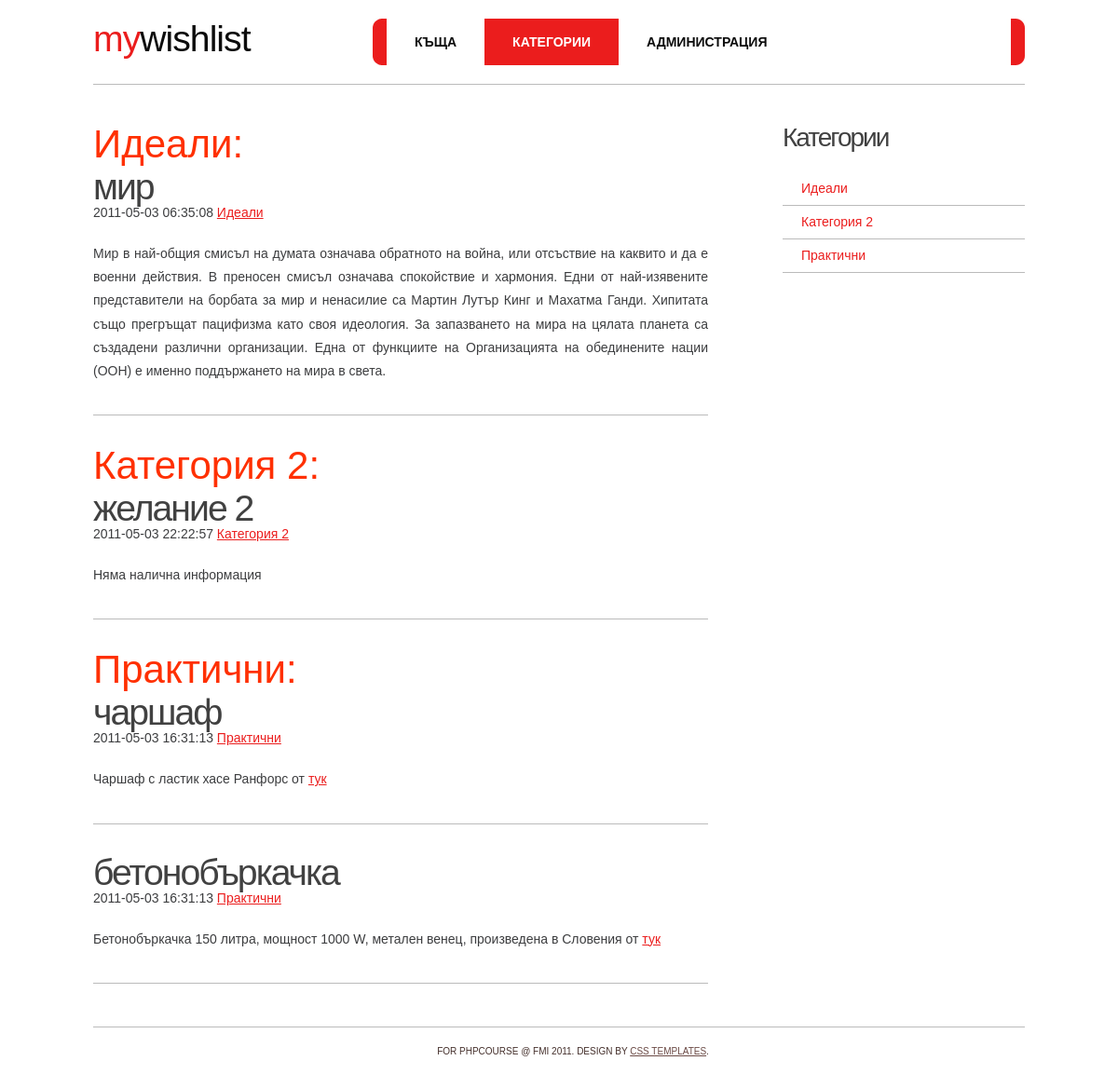
/categories.php, run on the app's committed database.
### tables this page shows
CREATE TABLE IF NOT EXISTS `items` (
  `id` int(11) NOT NULL AUTO_INCREMENT,
  `Category` varchar(255) NOT NULL,
  `name` varchar(255) NOT NULL,
  `priority` int(11) NOT NULL,
  `info` longtext NOT NULL,
  `picture` varchar(255) NOT NULL,
  `added` timestamp NOT NULL DEFAULT CURRENT_TIMESTAMP,
  PRIMARY KEY (`id`)
);

### db.php (called while the page is built, shortened)
<?php
function db_get_row($result)
{
	return $result->fetch_assoc();
}
function db_query($query)
{
	global $db;
	$result = $db->query($query);
	return $result;
}
?>

### categories.php (the view, shortened to what this page needs)
<?php
include "header.php";
?>
<div id="page">
	<div id="content">
<?php
require_once "db.php";
	$query = "SELECT * FROM items order by category";
	$result = db_query($query);
	$categories = array();
	$tempCategory='';
	while ($row = db_get_row($result))
	{
		$name = htmlspecialchars($row['name']);
		$info = $row['info'];
		$category = htmlspecialchars($row['Category']);
		$added = $row['added'];
		if (!in_array($category, $categories)){
		array_push($categories, $category);}
		if ($tempCategory != $category){
		echo("<h1>".$category.":</h1>");
		$tempCategory=$category;
		}
?>
	<div class="post">
				<h2 class="title"><a href="#"><?=$name?> </a></h2>
                <span class="date"><?=$added?></span>&nbsp;<span class="links"><a href="categories.php" title=""><?=$category?></a></span></p>
				<div class="entry">
					<p><?=$info?></p>
				</div>
	</div>
<?php
	}
?>
	</div>
	<div id="sidebar">
			<ul>
				<li>
					<a href = "categories.php"><h2>Категории</h2></a>
					<ul>
<?php foreach($categories as $category){ ?>
						<li><a href="#"><?=$category?></a></li>
<?php } ?>
					</ul>
				</li>
			</ul>
	</div>
		<div style="clear: both;">&nbsp;</div>
</div>
<?php
	include "footer.php";
?>

### header.php (shortened to what this page needs)
<!DOCTYPE html PUBLIC "-//W3C//DTD XHTML 1.0 Transitional//EN" "http://www.w3.org/TR/xhtml1/DTD/xhtml1-transitional.dtd">
<html xmlns="http://www.w3.org/1999/xhtml">
<head>
<link href="style.css" rel="stylesheet" type="text/css" media="screen" />
</head>
<body>
<div id="wrapper">
<div id="header-wrapper">
<?php
function curPageName() {
 return substr($_SERVER["SCRIPT_NAME"],strrpos($_SERVER["SCRIPT_NAME"],"/")+1);
}
?>
	<div id="header">
		<div id="logo">
			<h1><a href="index.php"><span>My</span>Wishlist</a></h1>
		</div>
	<div id="menu">
    	<ul>
        <li <? if (curPageName()=="index.php") {echo("class=\"current_page_item\"");} ?> > <a href="index.php">Къща</a></li>
        <li <? if (curPageName()=="categories.php") {echo("class=\"current_page_item\"");} ?> ><a href="categories.php">Категории</a> </li>
		<li <? if (curPageName()=="admin.php") {echo("class=\"current_page_item\"");} ?> > <a href="admin.php">Администрация</a></li>
		</ul>
	</div>
    </div>
</div>

### footer.php
</div>
<div id="footer">
	<p>For PHPCourse @ FMI 2011. Design by <a href="http://www.freecsstemplates.org/"> CSS Templates</a>.</p>
</div>
</body>
</html>

### style.css (style rules this page uses)
body { margin: 20px 0px 0px 0px; padding: 0; background: #FFFFFF; font-family: Arial, Helvetica, sans-serif; font-size: 14px; color: #3C3D3F; }
h1, h2, h3 { margin: 0; padding: 0; font-weight: normal; color: #FF3000; }
h1 { font-size: 2em; }
h2 { font-size: 2.8em; }
p, ul, ol { margin-top: 0; line-height: 180%; }
a { text-decoration: underline; color: #EB1D1D; }
#wrapper { margin: 0 auto; padding: 0; }
#header { overflow: hidden; width: 1000px; height: 50px; margin: 0px auto 20px auto; background: url(images/img01.jpg) no-repeat right top; }
#logo { float: left; width: 300px; margin: 0; padding: 0; color: #000000; }
#logo h1 { letter-spacing: -1px; text-transform: lowercase; font-size: 2.8em; color: #0C0C0C; }
#logo h1 a { color: #0C0C0C; }
#logo h1 span { color: #EB1D1D; }
#logo a { border: none; background: none; text-decoration: none; color: #45302C; }
#menu { float: right; width: 700px; }
#menu ul { margin: 0px; padding: 0px 0px 0px 15px; list-style: none; }
#menu li { float: left; }
#menu a { display: block; float: left; height: 37px; padding: 13px 30px 0px 30px; text-decoration: none; text-transform: uppercase; font-family: Arial, Helvetica, sans-serif; font-size: 14px; font-weight: bold; color: #0C0C0C; }
#menu a:hover, #menu .current_page_item a { background: #EB1D1D; text-decoration: none; color: #FFFFFF; }
#menu .current_page_item a { color: #FFFFFF; }
#page { width: 1000px; margin: 0 auto; padding: 40px 0px 0px 0px; border-top: 1px solid #BBBBBB; }
#content { float: left; width: 660px; padding: 0px 0px 0px 0px; background: #FFFFFF; }
#content h1 { font-size:3em; }
.post { margin-bottom: 30px; padding: 0px 0px; }
.post .title { height: 41px; padding: 0px 0px 0px 0px; }
.post .title a { letter-spacing: -2px; text-decoration: none; text-transform: lowercase; color: #414141; border: none; }
.post .entry { padding: 10px 0px 20px 0px; padding-bottom: 20px; border-bottom: 1px solid #BBBBBB; text-align: justify; }
#sidebar { float: right; width: 300px; margin: 0px; padding: 0px 0px 0px 0px; }
#sidebar ul { margin: 0; padding: 0; list-style: none; }
#sidebar li { margin: 0px 0px 0px 20px; padding: 0; }
#sidebar li ul { margin: 0px; padding-bottom: 30px; }
#sidebar li li { line-height: 35px; border-bottom: 1px solid #BBBBBB; border-left: none; text-align: left; }
#sidebar li li a { padding: 0px 0px 0px 20px; }
#sidebar h2 { height: 30px; margin: 0px 0px 20px 0px; padding: 4px 0px 0px 20px; text-align: left; text-transform: capitalize; letter-spacing: -2px; font-size: 2em; color: #414141; }
#sidebar a { border: none; text-decoration: none; }
#footer { width: 1000px; height: 50px; margin: 0 auto; padding: 0px 0 15px 0; border-top: 1px solid #BBBBBB; font-family: Arial, Helvetica, sans-serif; }
#footer p { margin: 0; padding: 20px 0px 0px 30px; line-height: normal; font-size: 10px; text-transform: uppercase; text-align: center; color: #45302C; }
#footer a { color: #6B4A45; }

### data on the page
items: Category "Идеали", name "мир", added "2011-05-03 06:35:08", info "Мир в най-общия смисъл на думата означава обратното на война, или отсъствие на каквито и да е военни действия. В преносен смисъл означава спокойствие и хармония. Едни от най-изявените представители на борбата за мир и ненасилие са Мартин Лутър Кинг и Махатма Ганди. Хипитата също прегръщат пацифизма като своя идеология. За запазването на мира на цялата планета са създадени различни организации. Една от функциите на Организацията на обединените нации (ООН) е именно поддържането на мира в света."
items: Category "Категория 2", name "желание 2", added "2011-05-03 22:22:57", info "Няма налична информация"
items: Category "Практични", name "чаршаф", added "2011-05-03 16:31:13", info "Чаршаф с ластик хасе Ранфорс от тук"
items: name "бетонобъркачка", added "2011-05-03 16:31:13", Category "Практични", info "Бетонобъркачка 150 литра, мощност 1000 W, метален венец, произведена в Словения от тук"

### other printed values
$category "Идеали"
$category "Категория 2"
$category "Практични"
